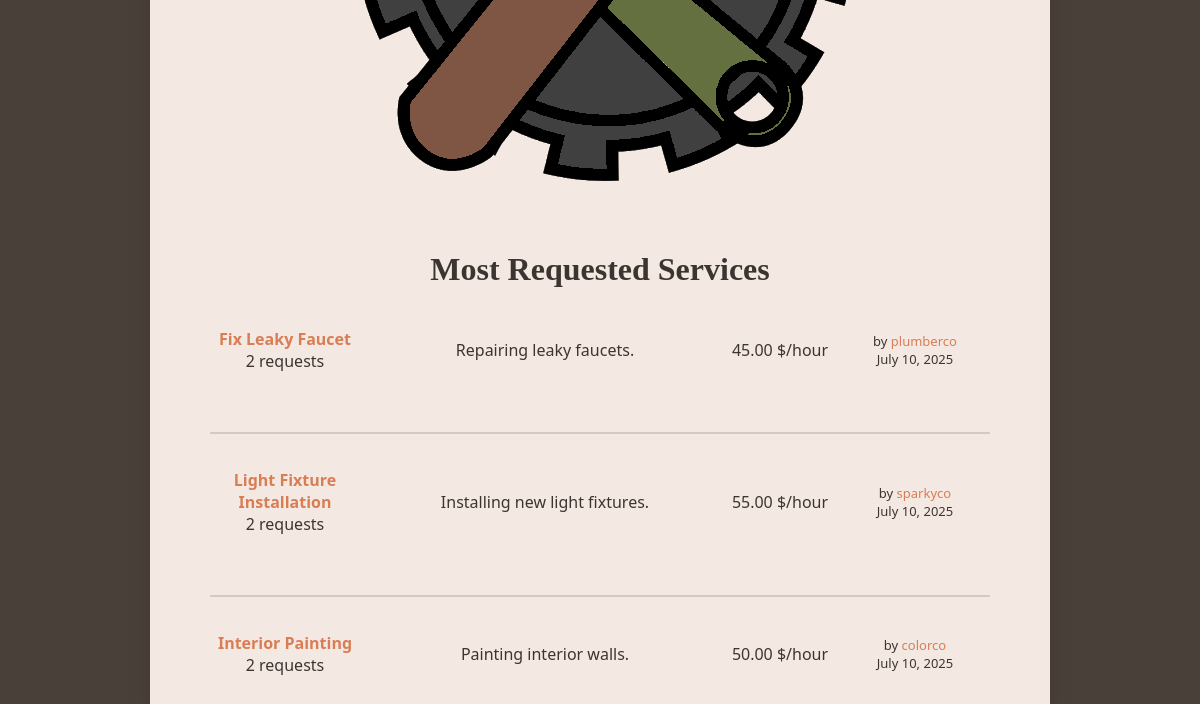
The app's page / (lower part), older data.
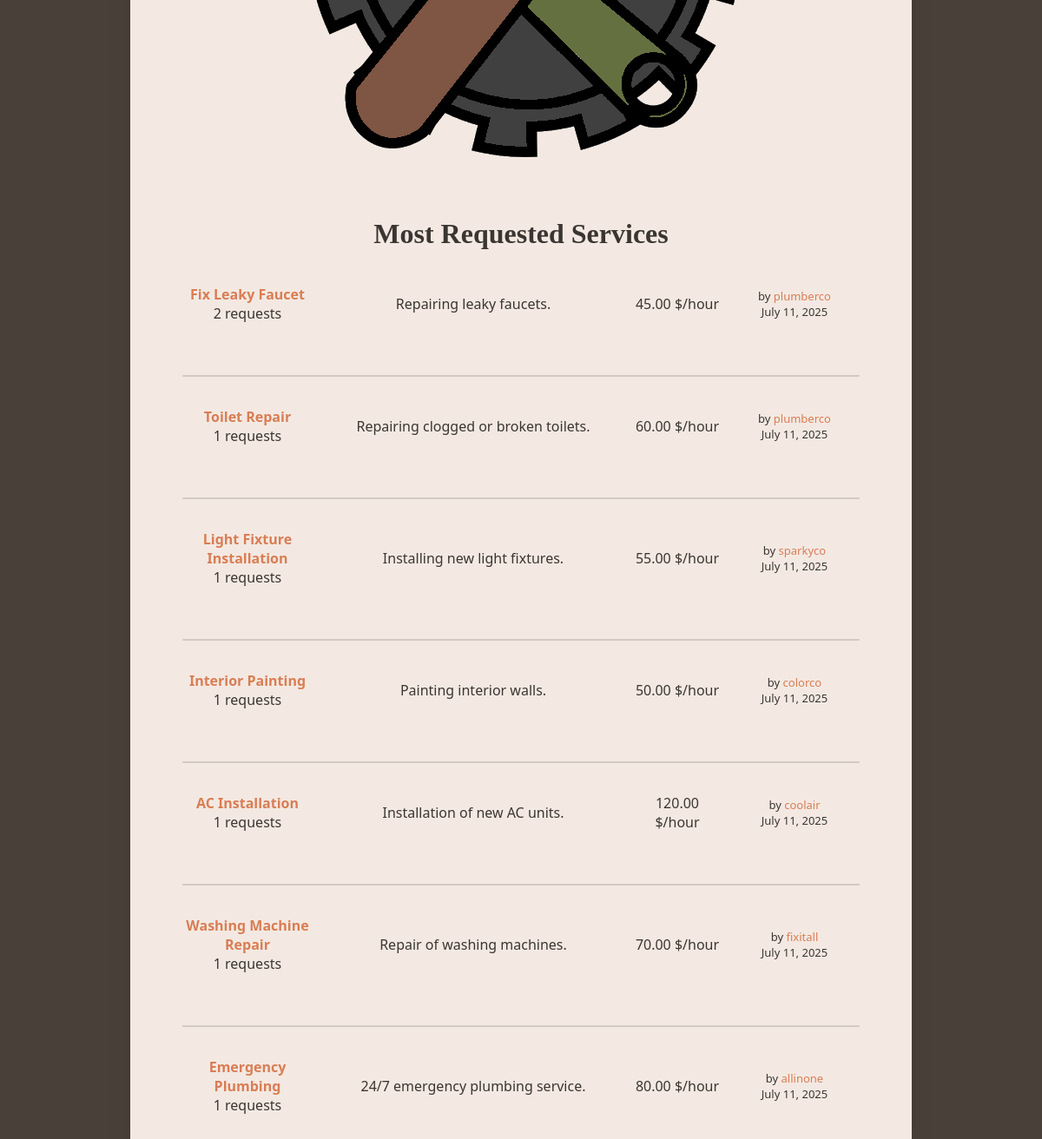
The same page, newer data.
### services/models.py (models this page shows, shortened)
class Service(models.Model):
    company = models.ForeignKey(Company, on_delete=models.CASCADE)
    name = models.CharField(max_length=40)
    description = models.TextField()
    price_hour = models.DecimalField(decimal_places=2, max_digits=100)
    rating = models.IntegerField(validators=[MinValueValidator(
        0), MaxValueValidator(5)], default=0)
    choices = (
        ('Air Conditioner', 'Air Conditioner'),
        ('Carpentry', 'Carpentry'),
        ('Electricity', 'Electricity'),
        ('Gardening', 'Gardening'),
        ('Home Machines', 'Home Machines'),
        ('House Keeping', 'House Keeping'),
        ('Interior Design', 'Interior Design'),
        ('Locks', 'Locks'),
        ('Painting', 'Painting'),
        ('Plumbing', 'Plumbing'),
        ('Water Heaters', 'Water Heaters'),
    )
    field = models.CharField(max_length=30, blank=False,
                             null=False, choices=choices)
    date = models.DateTimeField(auto_now=True, null=False)

### users/models.py (models this page shows, shortened)
class Company(models.Model):
    user = models.OneToOneField(
        User, on_delete=models.CASCADE, primary_key=True)
    field = models.CharField(max_length=70, choices=(('Air Conditioner', 'Air Conditioner'),
                                                     ('All in One', 'All in One'),
                                                     ('Carpentry', 'Carpentry'),
                                                     ('Electricity',
                                                      'Electricity'),
                                                     ('Gardening', 'Gardening'),
                                                     ('Home Machines',
                                                      'Home Machines'),
                                                     ('House Keeping',
                                                      'House Keeping'),
                                                     ('Interior Design',
                                                      'Interior Design'),
                                                     ('Locks', 'Locks'),
                                                     ('Painting', 'Painting'),
                                                     ('Plumbing', 'Plumbing'),
                                                     ('Water Heaters', 'Water Heaters')), blank=False, null=False)
    rating = models.IntegerField(
        validators=[MaxValueValidator(5), MinValueValidator(0)], default=0)

class User(AbstractUser):
    is_company = models.BooleanField(default=False)
    is_customer = models.BooleanField(default=False)
    email = models.CharField(max_length=100, unique=True)

### main/views.py (the view)
# urls.py: path('', v.home, name='home'),
def home(request):
    services_with_counts = Service.objects.annotate(num_requests=Count('servicerequest'))
    sorted_services = services_with_counts.order_by('-num_requests')
    top_3_services = []
    if sorted_services.exists():
        if sorted_services.count() >= 3:
            third_service_count = sorted_services[2].num_requests
        else:
            third_service_count = sorted_services.last().num_requests
        for service in sorted_services:
            if service.num_requests >= third_service_count:
                top_3_services.append(service)
            elif len(top_3_services) >= 3: # Stop if we already have 3 and the current service has fewer requests
                break
    return render(request, "main/home.html", {'top_services': top_3_services})

### main/templates/main/home.html (shortened to what this page needs)
{% extends 'main/base.html' %}
{% block content %}
    <div class="home-content-margin">
        <img class="home_logo" src="static/logo.png" alt="logo">
    </div>
    <p class="title">Most Requested Services</p>
    <div class='services_list'>
        {% if top_services %}
            {% for service in top_services %}
                <div class="service-header">
                    <p class="service-name">
                        <a href="/services/{{service.id}}">{{service.name}}</a><br>
                        {{ service.num_requests }} requests
                    </p>
                    <p class="service-description">{{service.description}}</p>
                    <p class="service-price">{{service.price_hour|floatformat:2}} $/hour</p>
                    <p class="service-company-info">
                        by <a href="/company/{{service.company.user}}">{{service.company.user}}</a>
                        <br>{{ service.date|date:"F d, Y" }}
                    </p>
                </div>
                {% if forloop.counter != top_services|length %}
                    <div class="line"></div>
                {% endif %}
            {% endfor %}
        {% else %}
            <h2>No services have been requested yet.</h2>
        {% endif %}
     </div>
{% endblock %}

Row changes from the older to the newer data that the page shows:
changed Service "Fix Leaky Faucet": date "July 10, 2025" → "July 11, 2025"
now on this page (row edited): Service: name "Toilet Repair", num_requests "1", description "Repairing clogged or broken toilets.", price_hour "60.00", company.user "plumberco", date "July 11, 2025"
changed Service "Light Fixture Installation": num_requests "2" → "1"; date "July 10, 2025" → "July 11, 2025"
changed Service "Interior Painting": num_requests "2" → "1"; date "July 10, 2025" → "July 11, 2025"
now on this page (row edited): Service: name "AC Installation", num_requests "1", description "Installation of new AC units.", price_hour "120.00", company.user "coolair", date "July 11, 2025"
now on this page (row edited): Service: name "Washing Machine Repair", num_requests "1", description "Repair of washing machines.", price_hour "70.00", company.user "fixitall", date "July 11, 2025"
now on this page (row edited): Service: name "Emergency Plumbing", num_requests "1", description "24/7 emergency plumbing service.", price_hour "80.00", company.user "allinone", date "July 11, 2025"
